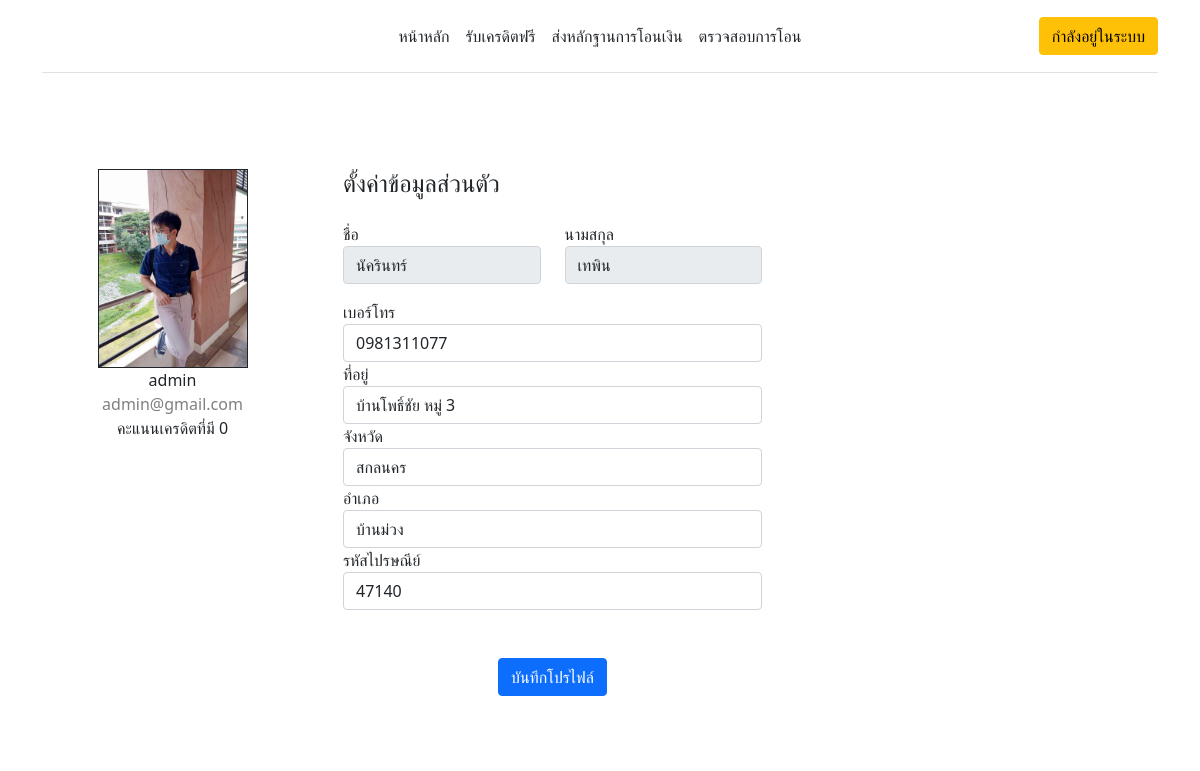
The app's page /auth/profile/ (signed in), older data.
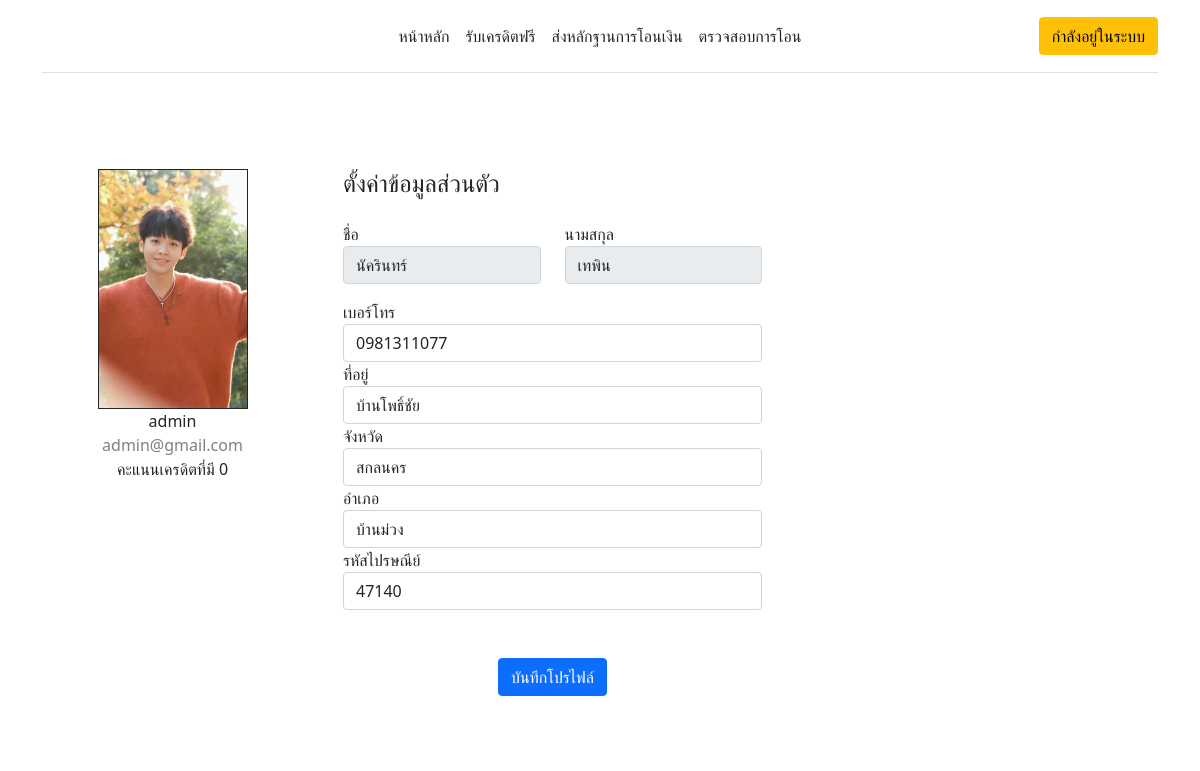
The same page, newer data.
### core/models.py (models this page shows, shortened)
class Profile(models.Model):
    user = models.ForeignKey(User, on_delete=models.CASCADE)
    image = models.ImageField(default="profile.png", upload_to=profile_image_path)
    score = models.IntegerField(default=0)
    created_at = models.DateTimeField(auto_now_add=True)
    updated_at = models.DateTimeField(auto_now=True)
    class Meta:
        verbose_name_plural = "โปรไฟล์"

class Address(models.Model):
    user = models.OneToOneField(User, on_delete=models.CASCADE, related_name='address')
    phone_number = models.CharField(max_length=15, blank=True, verbose_name="เบอร์โทรติดต่อ")
    address_line = models.CharField(max_length=255, blank=True, verbose_name="ที่อยู่")
    province = models.CharField(max_length=100, blank=True, verbose_name="จังหวัด")
    district = models.CharField(max_length=100, blank=True, verbose_name="อำเภอ")
    postal_code = models.CharField(max_length=10, blank=True, verbose_name="รหัสไปรษณีย์")
    created_at = models.DateTimeField(auto_now_add=True)
    updated_at = models.DateTimeField(auto_now=True)
    class Meta:
        verbose_name_plural = "ที่อยู่ลูกค้า"

### core/views.py (the view)
# urls.py: path('', view=home, name="profile"),
@login_required
def profile(request):
    user = request.user
    address, created = Address.objects.get_or_create(user=user)
    profile, created = Profile.objects.get_or_create(user=user)
    if request.method == 'POST':
        address_form = AddressForm(request.POST, instance=address)
        profile_form = ProfileForm(request.POST, request.FILES, instance=profile)
        if address_form.is_valid() and profile_form.is_valid():
            address_form.save()
            profile_form.save()
            return redirect('profile')
    else:
        address_form = AddressForm(instance=address)
        profile_form = ProfileForm(instance=profile)
    context = {
        'user': user,
        'address_form': address_form,
        'profile_form': profile_form,
        'profile': profile,
    }
    return render(request, 'profile.html', context)

### core/forms/address.py
class AddressForm(forms.ModelForm):
    class Meta:
        model = Address
        fields = ['phone_number', 'address_line', 'province', 'district', 'postal_code']
        widgets = {
            'phone_number': forms.TextInput(attrs={'class': 'form-control'}),
            'address_line': forms.TextInput(attrs={'class': 'form-control'}),
            'province': forms.TextInput(attrs={'class': 'form-control'}),
            'district': forms.TextInput(attrs={'class': 'form-control'}),
            'postal_code': forms.TextInput(attrs={'class': 'form-control'}),
        }

### core/forms/profile.py
class ProfileForm(forms.ModelForm):
    class Meta:
        model = Profile
        fields = ['image']
        widgets = {
            'image': forms.FileInput(attrs={'class': 'form-control'}),
        }

### core/templates/profile.html (shortened to what this page needs)
{% extends 'base.html' %}
{% block profile %}
{% load static %}
<div class="container rounded bg-white mt-5 mb-5">
    {% if user and profile and address_form %}
    <div class="row">
        <div class="col-md-3 border-right">
            <div class="d-flex flex-column align-items-center text-center p-3 py-5">
                <img class="border border-dark" width="150px" src="{{ profile.image.url }}">
                <span class="font-weight-bold">{{ user.username }}</span>
                <span class="text-black-50">{{ user.email }}</span>
                <div class="col-md-12">
                    <label class="labels">คะแนนเครดิตที่มี {{ profile.score }}</label>
                </div>
            </div>
        </div>
        <div class="col-md-5 border-right">
            <div class="p-3 py-5">
                <div class="d-flex justify-content-between align-items-center mb-3">
                    <h4 class="text-right">ตั้งค่าข้อมูลส่วนตัว</h4>
                </div>
                <form method="post">
                    <div class="row mt-2">
                        <div class="col-md-6">
                            <label class="labels">ชื่อ</label>
                            <input type="text" class="form-control" value="{{ user.first_name }}" readonly>
                        </div>
                        <div class="col-md-6">
                            <label class="labels">นามสกุล</label>
                            <input type="text" class="form-control" value="{{ user.last_name }}" readonly>
                        </div>
                    </div>
                    <div class="row mt-3">
                        <div class="col-md-12">
                            <label class="labels">เบอร์โทร</label>
                            {{ address_form.phone_number }}
                        </div>
                        <div class="col-md-12">
                            <label class="labels">ที่อยู่</label>
                            {{ address_form.address_line }}
                        </div>
                        <div class="col-md-12">
                            <label class="labels">จังหวัด</label>
                            {{ address_form.province }}
                        </div>
                        <div class="col-md-12">
                            <label class="labels">อำเภอ</label>
                            {{ address_form.district }}
                        </div>
                        <div class="col-md-12">
                            <label class="labels">รหัสไปรษณีย์</label>
                            {{ address_form.postal_code }}
                        </div>
                    </div>
                    <div class="mt-5 text-center">
                        <button class="btn btn-primary profile-button" type="submit">บันทึกโปรไฟล์</button>
                    </div>
                </form>
            </div>
        </div>
    </div>
    {% else %}
    <h1>ข้อมูลการสมัครยังไม่สมบูรณ์</h1>
    {% endif %}
</div>
{% endblock profile %}

Row changes from the older to the newer data that the page shows:
changed Profile: image: a different picture
changed Address "สกลนคร": address_line "บ้านโพธิ์ชัย หมู่ 3" → "บ้านโพธิ์ชัย"
